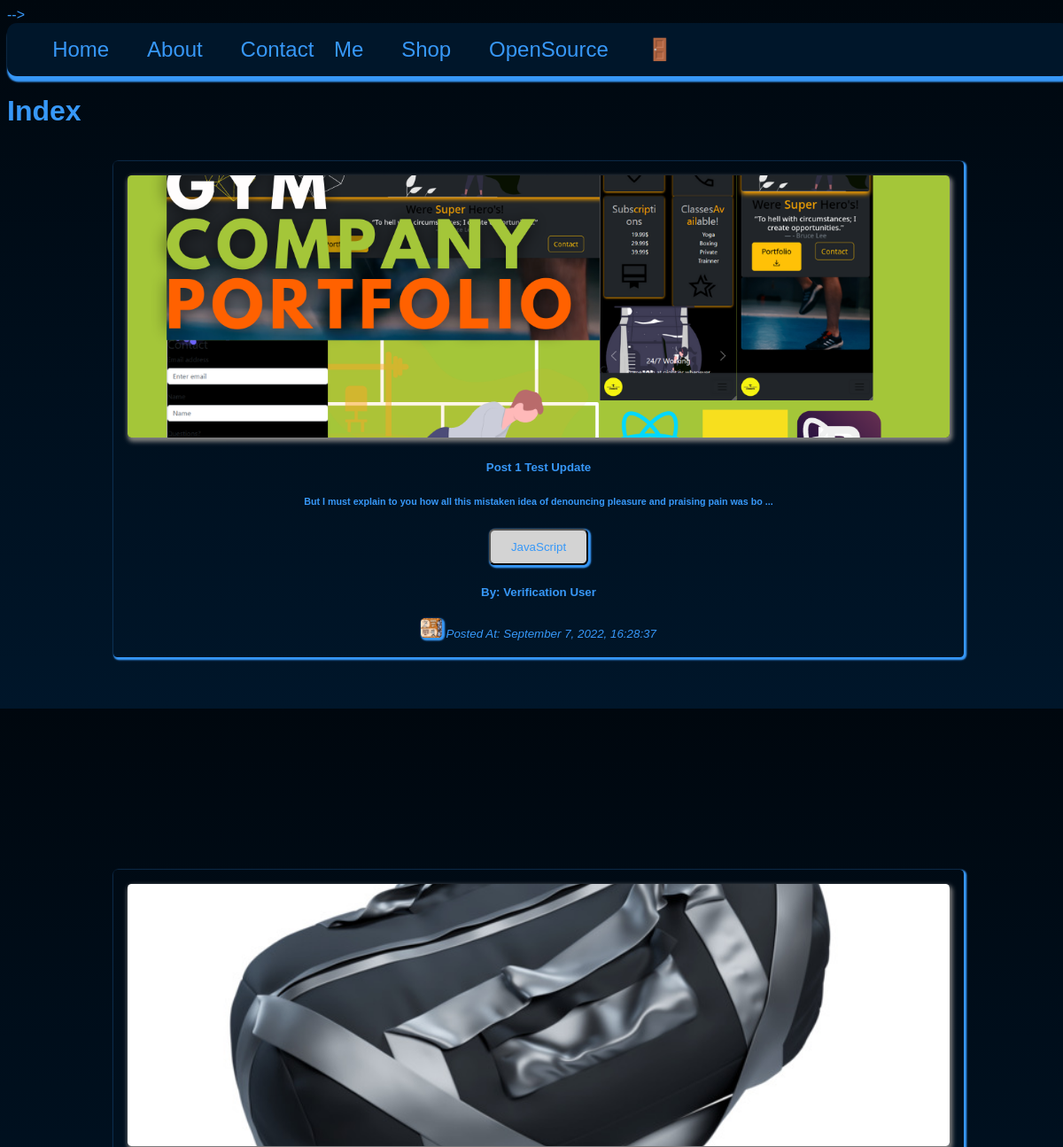
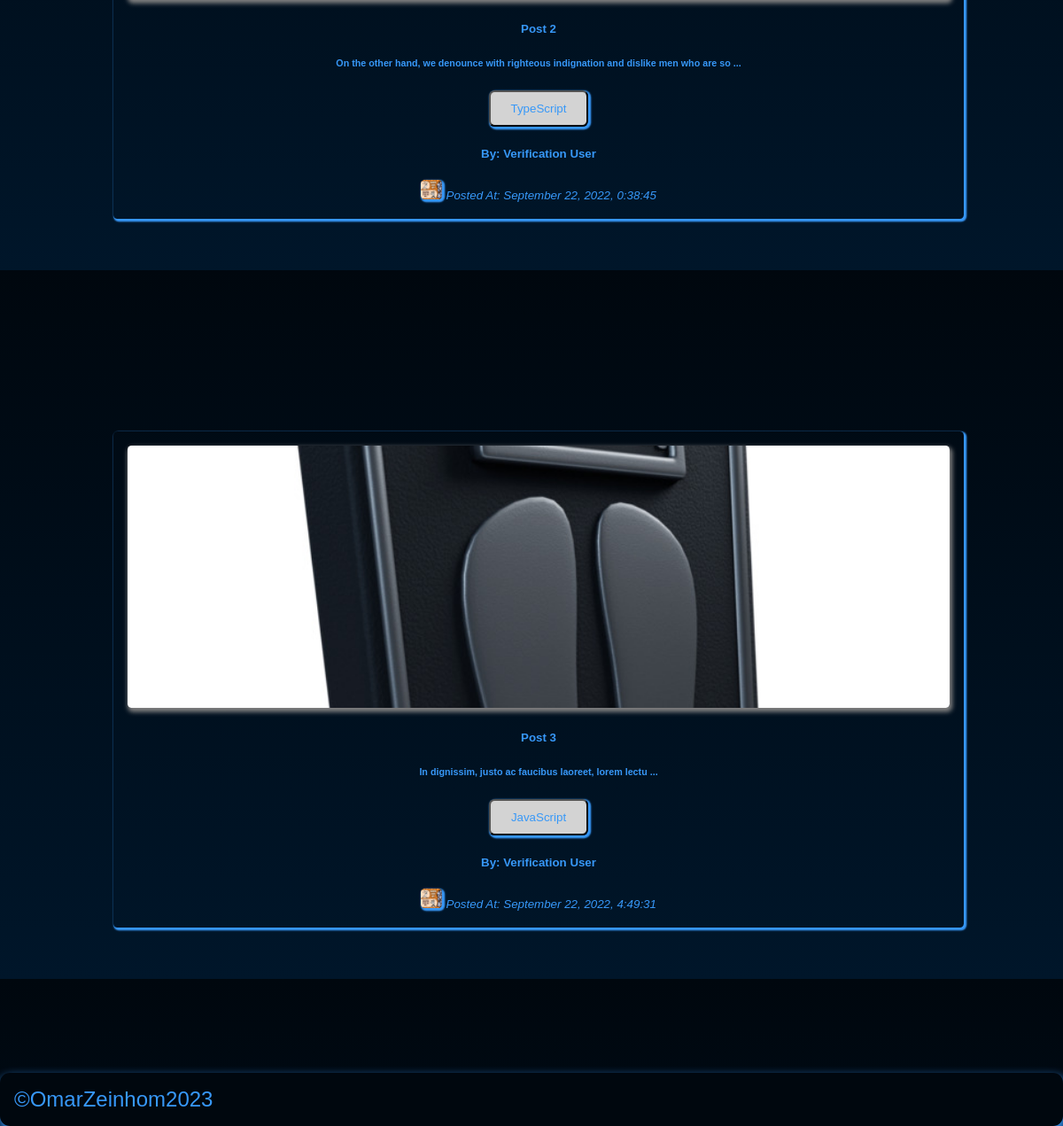
The page / on the database its author committed (2 pictures, top to bottom).
### tables this page shows
CREATE TABLE `posts` (
  `id` int(11) UNSIGNED NOT NULL,
  `title` varchar(255) NOT NULL,
  `body` text NOT NULL,
  `thumbnail` varchar(255) NOT NULL,
  `date_time` timestamp NOT NULL DEFAULT current_timestamp(),
  `category_id` int(11) UNSIGNED DEFAULT NULL,
  `author_id` int(11) UNSIGNED NOT NULL,
  `is_featured` tinyint(1) NOT NULL
);

CREATE TABLE `categories` (
  `id` int(11) UNSIGNED NOT NULL,
  `title` varchar(50) NOT NULL,
  `description` text NOT NULL
);

CREATE TABLE `users` (
  `id` int(11) UNSIGNED NOT NULL,
  `firstname` varchar(50) NOT NULL,
  `lastname` varchar(50) NOT NULL,
  `username` varchar(50) NOT NULL,
  `email` varchar(100) NOT NULL,
  `password` varchar(255) NOT NULL,
  `avatar` varchar(255) NOT NULL,
  `is_admin` tinyint(1) NOT NULL
);

### partials/homeposts/homeposts.php (the view, shortened to what this page needs)
<?php
$posts_result =  mysqli_query($connect__db, $query);
?>
<?php if (mysqli_num_rows($posts_result) >= 1) : ?>
    <?php while ($single_post = mysqli_fetch_assoc($posts_result)) : ?>
        <div class="app__col">
            <div class="app__card" id="appCardId">
                <div class="app__card-header">
                    <div class="app__card-img-shadow">
                        <a href="<?= HOME_URL ?>single-post.php?id=<?= $single_post['id'] ?>">
                            <img src="<?= HOME_URL . 'images/' . $single_post['thumbnail'] ?>" class="app__card-img" alt="admin_post_thumbnail" loading="lazy" />
                        </a>
                    </div>
                    <h5 id="postsTitle"> <a href="<?= HOME_URL ?>single-post.php?id=<?= $single_post['id'] ?>">
                            <?= $single_post['title']; ?>
                        </a>
                    </h5>
                    <h6 class="app__td" id="postsBody" maxlength="100">
                        <?= substr($single_post['body'], 0, 100)  . " ..."; ?>
                    </h6>
                </div>
                <div class="app__card-footer">
                    <?php
                    $category_id = $single_post['category_id'];
                    $category_query = "SELECT * FROM categories WHERE id=$category_id";
                    $category_result = mysqli_query($connect__db, $category_query);
                    $category = mysqli_fetch_assoc($category_result);
                    $category_title = $category['title'];
                    ?>
                    <button class="btn__sm">
                        <a href="<?= HOME_URL ?>category-posts.php?id=<?= $category['id'] ?>">
                            <?= $category_title ?? null; ?>
                        </a>
                    </button>
                    <div class="app__card-author">
                        <?php
                        $author_id = $single_post['author_id'];
                        $author_query = "SELECT * FROM users WHERE id=$author_id";
                        $author_result = mysqli_query($connect__db, $author_query);
                        $author = mysqli_fetch_assoc($author_result);
                        ?>
                        <strong>
                            <h5>
                                By: <?= "{$author['firstname']} {$author['lastname']}"; ?>
                            </h5>
                            <img src="./images/<?= $author['avatar'] ?>" class="app__nav-avatar" />
                        </strong>
                        <small>
                            <em>
                                Posted At: <?= date("F j, Y, G:i:s ", strtotime($single_post['date_time'])) ?>
                            </em>
                        </small>
                    </div>
                </div>
            </div>
        </div>
    <?php endwhile; ?>
<?php endif; ?>

### partials/header/header.php (shortened to what this page needs)
<!DOCTYPE html>
<html lang="en">
<head>
    <link rel='stylesheet' href='global/styles/css/main.css'>
<body>

### partials/nav/nav.php (shortened to what this page needs)
<nav class='app__nav' id="app__main-nav">
    <ul class='app__nav-items'>
        <li class='app__nav-item active'><a href="<?= HOME_URL ?>home.php" class="app__nav-link">Home</a></li>
        <li class='app__nav-item'><a href='<?= HOME_URL ?>about.php' class="app__nav-link">About</a></li>
        <li class='app__nav-item'><a href='<?= HOME_URL ?>contact.php' class="app__nav-link">Contact Me</a></li>
        <li class='app__nav-item'><a href='<?= HOME_URL ?>shop.php' class="app__nav-link">Shop</a></li>
        <li class='app__nav-item'><a href='<?= HOME_URL ?>opensource.php' class="app__nav-link">OpenSource</a></li>
        <?php if (isset($_SESSION['user-id'])) : ?>
        <a href="<?= ADMIN_URL ?>" class="app__nav-link">
            <img alt="<?= $avatar['firstname'] ?>" class="app__nav-avatar" loading="lazy"
                src="<?= HOME_URL . 'images/' . $avatar['avatar'] ?>" />
            <small><?= $avatar['firstname'] ?></small>
        </a>
        <li class='app__nav-item'><a href="<?= HOME_URL ?>logout.php" class="app__nav-link">🧧Logout</a>
            <?php else : ?>
        <li class='app__nav-item'><a href="<?= HOME_URL ?>login.php" class="app__nav-link">🚪</a></li>
        <?php endif; ?>
    </ul>
</nav>

### index.php (shortened to what this page needs)
<?php
$page__title = 'Index';
include('./partials/header/header.php');
include('./partials/nav/nav.php');
$query = "SELECT * FROM posts";
?>
<h1><?php echo "$page__title" ?> </h1>
<?php include('./partials/homeposts/homeposts.php'); ?>
<?php
include('./partials/footer/footer.php');
?>

### partials/footer/footer.php
<footer class="app__footer">
    <small class="app__footer-small">
        ©OmarZeinhom2023
    </small>
</footer>
</body>
</html>

### global/styles/css/main.css (style rules this page uses)
.app__nav { width: 100%; top: 0; background-color: var(--color-dark-navyblue); background-image: var(--color-pearl-black); word-spacing: 1rem; box-shadow: 0.1rem 0.3rem 0.1rem 0.1rem var(--color-primary); border-radius: 0.7rem; overflow: hidden; }
.app__nav-items { list-style: none; width: 100%; }
.app__nav-item { display: inline-block; font-size: 1.5rem; }
.app__nav-link { font-size: 1.5rem; text-decoration: none; transition: 0.3s all ease-in-out; padding: 0.4rem 0.7rem; color: var(--color-primary); }
.app__nav-avatar { border-radius: 0.28rem; max-width: 1.5rem; max-height: 1.4rem; width: 100%; height: 100%; -o-object-fit: cover; object-fit: cover; background-color: black; box-shadow: 0.1rem 0.1rem 0.1rem 0.1rem var(--color-primary); }
* { box-sizing: border-box; }
.app__footer { margin-top: auto; width: 100%; background-color: var(--color-blackpearl); padding: 1rem 4rem 1rem 1rem; box-shadow: 0.7rem 0.4rem 5rem 0.1rem var(--color-primary); width: 100%; max-width: 100%; border-radius: 0.4rem; word-spacing: 1rem; border-radius: 0.7rem; overflow: hidden; display: block; }
.app__footer-small { font-size: 1.5rem; }
.app__col { width: 100%; height: 100%; padding: 1rem 10rem 10rem 10rem; justify-content: center; display: grid; grid-template-columns: 1fr; }
.app__card-img { width: 100%; height: 100%; max-height: 37vh; max-width: 100vw; min-height: 20vh; min-width: 70vw; border-radius: 0.28rem; -o-object-fit: cover; object-fit: cover; box-shadow: 0.1rem 0.2rem 0.3rem 0.1rem gray; }
.app__card { box-shadow: 0.1rem 0.1rem 0.1rem 0.1rem var(--color-primary); border-radius: 0.28rem; width: 100%; height: 100%; padding: 1rem 1rem 1rem 1rem; max-height: 70vh; max-width: 90vw; min-height: 40vh; min-width: 80vw; }
.app__card-header { text-align: center; font-size: 1rem; }
.app__card-footer { justify-content: center; text-align: center; width: 100%; }
:root { --color-primary: #3798f8; --color-primary-dark: #002950; --color-secondary: #553d62; --color-dark-charchoal: #2b4353; --color-black: black; --color-medium-gray: #7d8184; --color-dark-gray: #5e6164; --color-darkest-gray: #111111; --color-light-gray: #a9a9a9; --color-lightest-gray: #d3d3d3; --color-dark-pearl: #00070e; --color-dark-navyblue: #00162a; --color-white: #ffffff; --color-red: #700000; --transition-slow: all 3s ease-in-out; --transition-medium: all 1.5s ease-in-out; --transition-fast: all 0.3s ease-in-out; --background-light: linear-gradient( to left var(--color-lightest-gray), var(--color-white) ); --background-dark: linear-gradient( to left var(--color-dark-pearl), var(--color-white) ); }
html { background: linear-gradient(var(--color-dark-pearl), var(--color-dark-navyblue)); background-repeat: repeat; width: 100%; height: 100%; font-family: Arial, Helvetica, sans-serif; }
body { font-family: Arial, Helvetica, sans-serif; color: var(--color-primary); background-repeat: repeat; width: 100%; height: 100%; }
h1, h2, h3, h4, h5, h6 { font-family: Arial, Helvetica, sans-serif; }
a { text-decoration: none; color: #3798f8; transition: 0.3s all ease-in-out; }
.btn__sm { border-radius: 0.4rem; padding: 0.7rem 1rem 0.7rem 1rem; width: 100%; max-width: 7rem; max-height: 4rem; min-height: 2rem; min-width: 2rem; box-shadow: 0.1rem 0.1rem 0.1rem 0.1rem var(--color-primary); background: var(--color-lightest-gray); transition: var(--transition-fast); }
.app__footer { position: fixed; left: 0; bottom: 0; width: 100%; background-color: var(--color-dark-pearl); background-image: var(--color-dark-pearl); padding: 1rem 4rem 1rem 1rem; box-shadow: 0.1rem 0.4rem 0.7rem 0.1rem var(--color-primary); word-spacing: 1rem; border-radius: 0.7rem; overflow: hidden; }

### rows shown on the page
posts: thumbnail (picture), title "Post 1 Test Update", body "But I must explain to you how all this mistaken idea of denouncing pleasure and praising pain was bo", category.title "JavaScript", author.firstname "Verification", author.lastname "User", author.avatar (picture), date_time "September 7, 2022, 16:28:37"
posts: thumbnail (picture), title "Post 2", body "On the other hand, we denounce with righteous indignation and dislike men who are so", category.title "TypeScript", author.firstname "Verification", author.lastname "User", author.avatar (picture), date_time "September 22, 2022, 0:38:45"
posts: thumbnail (picture), title "Post 3", body "In dignissim, justo ac faucibus laoreet, lorem lectu", category.title "JavaScript", author.firstname "Verification", author.lastname "User", author.avatar (picture), date_time "September 22, 2022, 4:49:31"

### other values the page prints
$page__title "Index"
